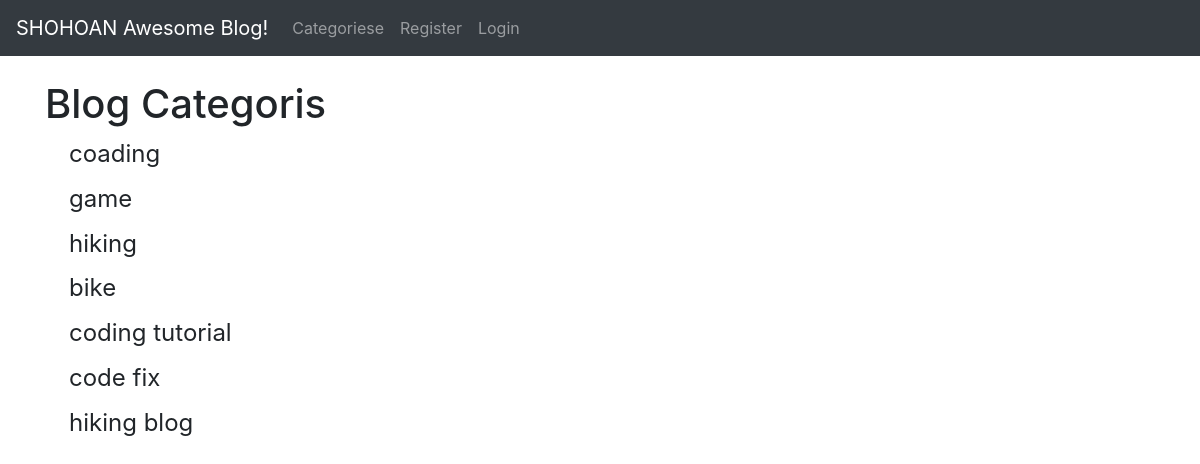
The page /category-list/ on the database its author committed.
### blogapp/models.py (models this page shows, shortened)
class Category(models.Model):
    name = models.CharField(max_length=255)
    def __str__(self):
        return self.name

### blogapp/views.py (the view)
# urls.py: path('category-list/', CategorylistView,name='category-list'),
def CategorylistView(request):
    cat_menu_list = Category.objects.all()
    return render(request, 'categories_list.html', {'cat_menu_list': cat_menu_list})

### blogapp/templates/categories_list.html (shortened to what this page needs)
{% extends 'base.html' %}
{% block content %}
<h1>Blog Categoris</h1>
       {% for item in cat_menu_list %}
               <h4> <a class="dropdown-item" href="{% url 'category' item|slugify %}">{{ item }}</a></h4>
       {% endfor %}
 {% endblock %}

### rows shown on the page
Category: name "coading"
Category: name "game"
Category: name "hiking"
Category: name "bike"
Category: name "coding tutorial"
Category: name "code fix"
Category: name "hiking blog"
